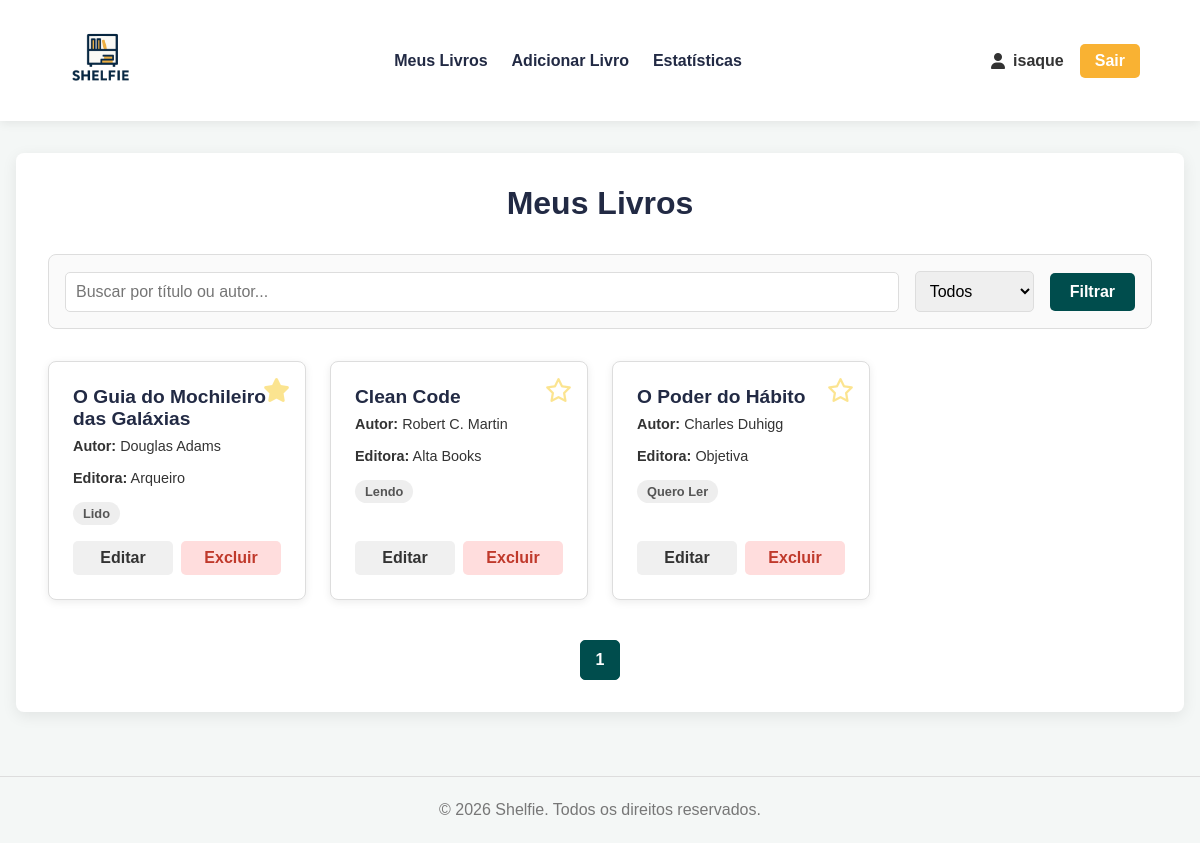
The app's page /app/meus_livros.php (signed in) with its own data.
### tables this page shows
CREATE TABLE IF NOT EXISTS livros (
    id INT AUTO_INCREMENT PRIMARY KEY,
    id_usuario INT NOT NULL,
    titulo VARCHAR(255) NOT NULL,
    autor VARCHAR(150) NOT NULL,
    editora VARCHAR(150) DEFAULT NULL,
    categoria VARCHAR(100) DEFAULT NULL,
    andamento ENUM('Quero Ler', 'Lendo', 'Lido', 'Abandonei') NOT NULL DEFAULT 'Quero Ler',
    nota TINYINT DEFAULT NULL,
    resenha TEXT DEFAULT NULL,
    favorito TINYINT(1) NOT NULL DEFAULT 0,
    data_adicao DATETIME DEFAULT CURRENT_TIMESTAMP,
    FOREIGN KEY (id_usuario) REFERENCES usuarios(id) ON DELETE CASCADE
);

### app/meus_livros.php (the view, shortened to what this page needs)
<?php
include 'templates/header.php';
require 'conexao.php';
$limit = 8;
$page = isset($_GET['page']) ? (int)$_GET['page'] : 1;
$offset = ($page > 0) ? ($page - 1) * $limit : 0;
$params = [$_SESSION['id_usuario']];
$sql = "SELECT SQL_CALC_FOUND_ROWS * FROM livros WHERE id_usuario = ?";
$sql .= " ORDER BY data_adicao DESC LIMIT $limit OFFSET $offset";
$stmt = $pdo->prepare($sql);
$stmt->execute($params);
$livros = $stmt->fetchAll(PDO::FETCH_ASSOC);
$total_livros = $pdo->query("SELECT FOUND_ROWS()")->fetchColumn();
$total_pages = ceil($total_livros / $limit);
?>
<div class="container page-container">
    <h1>Meus Livros</h1>
    <div class="search-filter-box">
        <form action="meus_livros.php" method="GET">
             <input type="text" name="busca" placeholder="Buscar por título ou autor..." value="<?= htmlspecialchars($_GET['busca'] ?? '') ?>">
            <select name="filtro_status">
                <option value="">Todos</option>
            </select>
            <button type="submit">Filtrar</button>
        </form>
    </div>
<div class="livros-grid">
    <?php foreach ($livros as $livro): ?>
        <div class="livro-card">
            <div class="card-favorito">
                <a href="processa_favorito.php?id=<?= $livro['id'] ?>">
                    <i class="<?= $livro['favorito'] ? 'fa-solid fa-star' : 'fa-regular fa-star' ?>"></i>
                </a>
            </div>
            <h4><?= htmlspecialchars($livro['titulo']) ?></h4>
            <p><strong>Autor:</strong> <?= htmlspecialchars($livro['autor']) ?></p>
            <?php if (!empty($livro['editora'])): ?>
                <p><strong>Editora:</strong> <?= htmlspecialchars($livro['editora']) ?></p>
            <?php endif; ?>
            <span class="status-tag"><?= htmlspecialchars($livro['andamento']) ?></span>
            <div class="card-actions">
                <a href="editar_livro.php?id=<?= $livro['id'] ?>" class="btn-edit">Editar</a>
                <a href="processa_exclusao.php?id=<?= $livro['id'] ?>" class="btn-delete" onclick="return confirm('Tem certeza que deseja excluir este livro?')">Excluir</a>
            </div>
        </div>
    <?php endforeach; ?>
</div>
    <div class="pagination">
        <?php for ($i = 1; $i <= $total_pages; $i++): ?>
            <a href="?page=<?= $i ?>&busca=<?= htmlspecialchars($_GET['busca'] ?? '') ?>&filtro_status=<?= htmlspecialchars($_GET['filtro_status'] ?? '') ?>" class="<?= $page == $i ? 'active' : '' ?>"><?= $i ?></a>
        <?php endfor; ?>
    </div>
</div>
<?php include 'templates/footer.php'; ?>

### app/templates/header.php (shortened to what this page needs)
<?php
$nome_usuario = $_SESSION['nome_usuario'];
?>
<!DOCTYPE html>
<html lang="pt-br">
<head>
    <link rel="stylesheet" href="https://cdnjs.cloudflare.com/ajax/libs/font-awesome/6.4.2/css/all.min.css">
    <link rel="stylesheet" href="css/style.css">
</head>
<body>
    <header>
        <div class="container">
            <a href="index.php" class="logo">
                <img src="img/logo.png" alt="Shelfie Logo">
            </a>
            <nav>
                <a href="meus_livros.php">Meus Livros</a>
                <a href="adicionar_livro.php">Adicionar Livro</a>
                <a href="estatisticas.php">Estatísticas</a>
            </nav>
            <div class="user-profile">
                <a href="perfil.php" class="profile-link">
                    <i class="fa-solid fa-user"></i>
                    <span><?php echo htmlspecialchars($nome_usuario); ?></span>
                </a>
                <a href="logout.php" class="logout-btn">Sair</a>
            </div>
        </div>
    </header>
    <main>

### app/templates/footer.php (shortened to what this page needs)
</main>
    <footer>
        <div class="container">
            <p>&copy; <?php echo date('Y'); ?> Shelfie. Todos os direitos reservados.</p>
        </div>
    </footer>
</body>
</html>

### app/css/style.css (style rules this page uses)
:root { --cor-principal: #004d4d; --cor-secundaria: #222a44; --cor-destaque: #f9b233; --cor-fundo: #f4f7f6; --cor-texto: #333; --cor-branca: #FFFFFF; --cor-borda: #ddd; --cor-sombra: rgba(0, 0, 0, 0.08); --cor-favorito: #f9ca24; }
* { margin: 0; padding: 0; box-sizing: border-box; font-family: 'Montserrat', sans-serif; }
body { background-color: var(--cor-fundo); color: var(--cor-texto); display: flex; flex-direction: column; min-height: 100vh; }
.container { width: 90%; max-width: 1200px; margin: 0 auto; }
a { text-decoration: none; color: var(--cor-principal); transition: color 0.3s ease; }
h1 { color: var(--cor-secundaria); margin-bottom: 2rem; text-align: center; }
header { background-color: var(--cor-branca); padding: 1rem 0; box-shadow: 0 2px 10px var(--cor-sombra); position: sticky; top: 0; z-index: 100; }
header .container { display: flex; justify-content: space-between; align-items: center; }
header .logo img { height: 85px; width: auto; }
header nav { display: flex; gap: 1.5rem; }
header nav a { font-weight: 600; font-size: 1rem; color: var(--cor-secundaria); }
header .user-profile { display: flex; align-items: center; gap: 1rem; }
.profile-link { display: flex; align-items: center; gap: 0.5rem; font-weight: 600; color: var(--cor-texto); }
.logout-btn { background-color: var(--cor-destaque); color: var(--cor-branca); padding: 8px 15px; border-radius: 5px; font-weight: 600; transition: background-color 0.3s ease; }
main { flex: 1; padding: 2rem 1rem; }
.page-container { width: 100%; max-width: 1200px; margin: 0 auto; padding: 2rem; background-color: var(--cor-branca); border-radius: 8px; box-shadow: 0 4px 15px var(--cor-sombra); }
.search-filter-box { margin-bottom: 2rem; padding: 1rem; background-color: #fafafa; border-radius: 8px; border: 1px solid var(--cor-borda); }
.search-filter-box form { display: flex; gap: 1rem; align-items: center; }
.search-filter-box input, .search-filter-box select { padding: 10px; border: 1px solid var(--cor-borda); border-radius: 5px; font-size: 1rem; }
.search-filter-box input { flex: 1; }
.search-filter-box button { padding: 10px 20px; border: none; border-radius: 5px; background-color: var(--cor-principal); color: var(--cor-branca); font-size: 1rem; cursor: pointer; font-weight: 600; }
.livros-grid { display: grid; grid-template-columns: repeat(auto-fill, minmax(250px, 1fr)); gap: 1.5rem; }
.livro-card { background-color: var(--cor-branca); border: 1px solid var(--cor-borda); border-radius: 8px; padding: 1.5rem; box-shadow: 0 2px 8px var(--cor-sombra); position: relative; display: flex; flex-direction: column; }
.livro-card h4 { color: var(--cor-secundaria); margin-bottom: 0.5rem; font-size: 1.2rem; }
.livro-card p { margin-bottom: 1rem; font-size: 0.9rem; }
.status-tag { align-self: flex-start; background-color: #eee; color: #555; padding: 4px 10px; border-radius: 15px; font-size: 0.8rem; font-weight: 600; margin-bottom: 1rem; }
.card-favorito { position: absolute; top: 15px; right: 15px; font-size: 1.5rem; }
.card-favorito a { color: var(--cor-favorito); opacity: 0.5; }
.card-favorito .fa-solid { opacity: 1; }
.card-actions { margin-top: auto; display: flex; gap: 0.5rem; }
.card-actions a { padding: 8px 12px; border-radius: 5px; text-align: center; font-weight: 600; flex: 1; }
.btn-edit { background-color: #f0f0f0; color: var(--cor-texto); }
.btn-delete { background-color: #ffdddd; color: #c0392b; }
.pagination { display: flex; justify-content: center; gap: 0.5rem; margin-top: 2.5rem; }
.pagination a { color: var(--cor-principal); padding: 10px 15px; border: 1px solid var(--cor-borda); border-radius: 5px; font-weight: 600; }
.pagination a.active { background-color: var(--cor-principal); color: var(--cor-branca); border-color: var(--cor-principal); }
footer { text-align: center; padding: 1.5rem 0; margin-top: 2rem; color: #777; border-top: 1px solid var(--cor-borda); }

### records on screen
livros: favorito 1 (drawn), titulo "O Guia do Mochileiro das Galáxias", autor "Douglas Adams", editora "Arqueiro", andamento "Lido"
livros: favorito 0 (drawn), titulo "Clean Code", autor "Robert C. Martin", editora "Alta Books", andamento "Lendo"
livros: favorito 0 (drawn), titulo "O Poder do Hábito", autor "Charles Duhigg", editora "Objetiva", andamento "Quero Ler"

### other values on screen
$nome_usuario "isaque"
